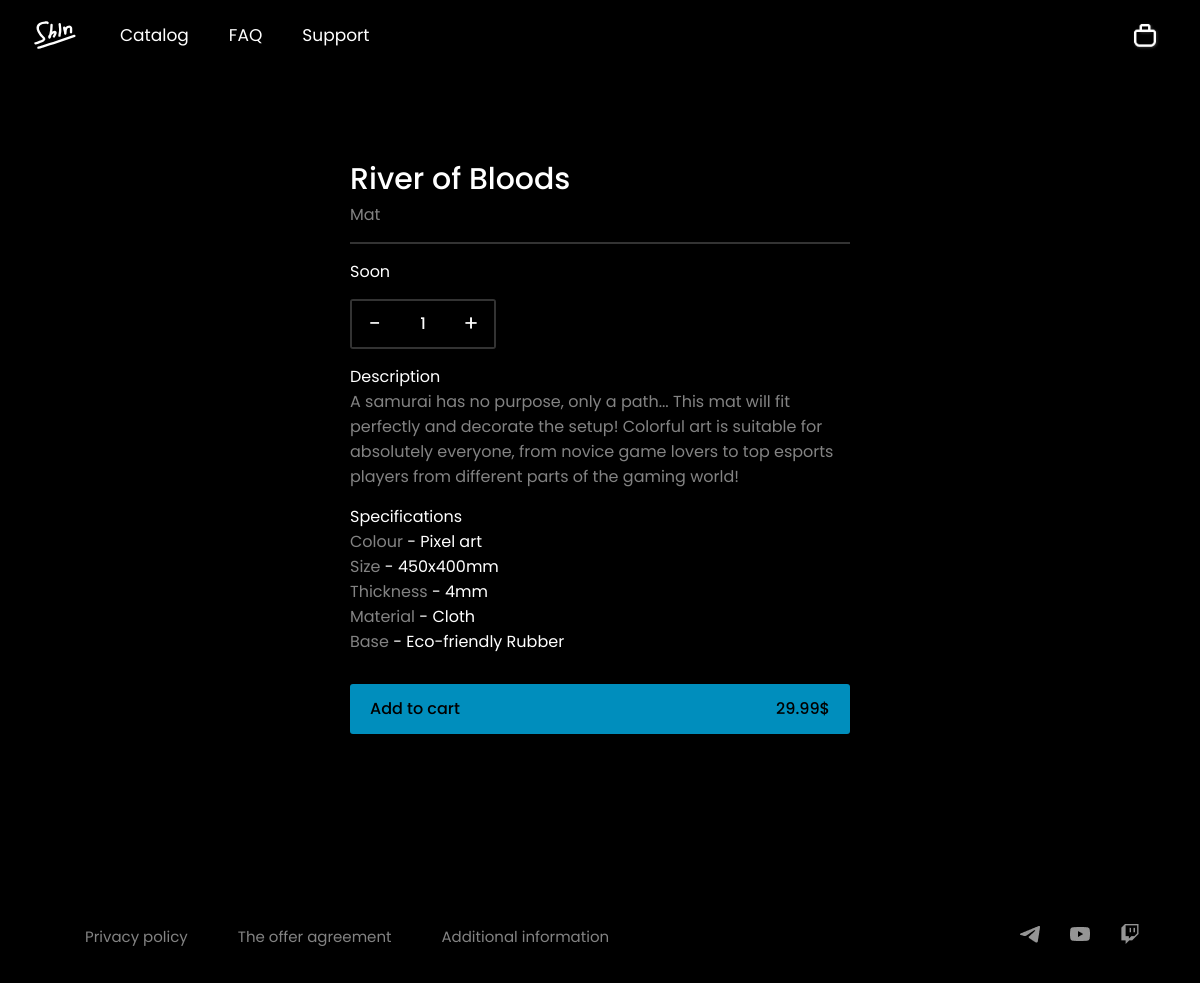
The app's page /product/River of Bloods with its own data.
### website/models.py (models this page shows)
class Tovar(db.Model):
    __tablename__ = 'tovar'
    id = db.Column(db.Integer, primary_key=True)
    type = db.Column(db.String(20), nullable=False)
    name = db.Column(db.String(150), unique=True)
    count = db.Column(db.Integer)
    cost = db.Column(db.Float)
    status = db.Column(db.String(20))
    color = db.Column(db.String(30))
    size = db.Column(db.String(20))
    thickness = db.Column(db.String(20))
    material = db.Column(db.String(20))
    base = db.Column(db.String(20))
    info = db.Column(db.String(500))
    img_name = db.Column(db.String(500), unique=True)
    height = db.Column(db.String(50))
    width = db.Column(db.String(50))
    depth = db.Column(db.String(50))
    upper_material = db.Column(db.String(50))
    ining_material = db.Column(db.String(50))
    back_straps = db.Column(db.String(50))
    zipper = db.Column(db.String(50))
    fastexes_buckles = db.Column(db.String(50))
    orders = db.relationship('Order', backref='tovar', lazy=True, cascade="all, delete-orphan")

### website/views.py (the view)
@views.route('/product/<name>')
def product(name):
    total_quantity = get_items_cart()
    tovar = Tovar.query.filter_by(name=name).first()
    if tovar is None:
        return render_template('error.html'), 404
    return render_template('product.html',
                        tovar=tovar,
                        total_quantity = total_quantity)

### website/views.py (called while the page is built)
def get_items_cart():
    total_quantity = session.get('total_quantity', 0)
    return total_quantity

### website/templates/product.html (shortened to what this page needs)
{% extends "base.html" %} {% block title %}shln {{tovar.name}}{% endblock %} {%
block content %}
<div class="product_page">
  <div class="product_main_contener">
    <div class="img_product_cont">
      <div class="thumbnailIMG_prod">
      </div>
    </div>
    <div class="cont_info_prodyct">
      <div class="product_name_text">{{ tovar.name }}</div>
      <div class="type_of_prod_text">{{ tovar.type }}</div>
      <hr style="margin: 10px 0" />
      {%if tovar.status == 'Soon' or tovar.status == 'Sold'%}
      <div class="quantity_of_product_text">{{ tovar.status }}</div>
      {%else%}
      <div class="quantity_of_product_text">
        Quantity (in stock: {{ tovar.count }})
      </div>
      {%endif%}
      <div class="cont_quant_but">
        <button onclick="minus()">-</button>
        <input id="myNumber" type="text" value="1" disabled />
        <button onclick="plus()">+</button>
      </div>
      <div class="description_prod_text_name">Description</div>
      <div class="description_prod_text">{{ tovar.info }}</div>
      <div class="specifications_prod_text_name">Specifications</div>
      <div class="product_features">
        <div><span>Colour</span> - {{ tovar.color }}</div>
        {%if tovar.type == 'Mat'%}
        <div><span>Size</span> - {{ tovar.size }}</div>
        <div><span>Thickness</span> - {{ tovar.thickness }}</div>
        <div><span>Material</span> - {{ tovar.material }}</div>
        <div><span>Base</span> - {{ tovar.base }}</div>
        {%endif%}
      </div>
      <form action="/add_to_cart" method="post">
        {%if tovar.status == 'Soon' or tovar.status == 'Sold'%}
        <button class="add_tocart_but" type="submit" disabled>
          <a>Add to cart</a>
          <a id="total_cost">{{ tovar.cost }}$</a>
        </button>
        {%else%}
        <button class="add_tocart_but" type="submit">
          <a>Add to cart</a>
          <a id="total_cost">{{ tovar.cost }}$</a>
        </button>
        {%endif%}
      </form>
    </div>
  </div>
</div>
{% endblock %}

### website/static/css/base.css (style rules this page uses)
* { margin: 0; padding: 0; font-family: Poppins, sans-serif; }
html { margin: 0; color:white; width: 100%; height: 100%; }
body { display: flex; flex-direction: column; min-height: 100vh; background-color: black; font-family: Poppins, sans-serif; color: white; opacity: 0; transition: opacity 0.2s ease; }
body.loaded { opacity: 1; }
hr { border: none; color: #333333; background-color: #333333; height: 2px; width: 100%; }
input[type="text"], input[type="password"], input[type="email"]:focus { outline: none; background-color: black; color: white; }
.product_page { min-height: calc(100vh - 70px); height: 100%; margin-top: 70px; display: flex; flex-direction: column; }
.product_main_contener { margin: auto; display: flex; flex-direction: row; max-width: 1200px; height: 100%; }
.img_product_cont { display: flex; flex-direction: column; width: 600px; height: auto; padding-top: 30px; }
.thumbnailIMG_prod { margin: 0; padding: 0; display: flex; flex-direction: row; }
.cont_info_prodyct { padding: 20px 40px; width: 500px; height: 100%; display: flex; flex-direction: column; }
.product_name_text { font-size: 30px; font-weight: 500; }
.type_of_prod_text { padding-bottom: 5px; color: rgb(131, 131, 131); }
.quantity_of_product_text { padding: 5px 0 0 0; }
.cont_quant_but { display: flex; flex-direction: row; border: none; border: 2px solid #333333; width:fit-content; margin: 0; padding: 0; margin: 15px 0; border-radius: 3px; }
.cont_quant_but button { background-color: black; color: white; border: none; font-size: 22px; font-weight: 400; width: 46px; height: 46px; transition: color 0.3 ease; cursor: pointer; }
#myNumber { background-color: black; color: white; border-radius: 0; border: none; font-size: 16px; font-weight: 500; width: 50px; height: 46px; text-align: center; }
.description_prod_text_name { padding: 0; }
.description_prod_text { color: rgb(131, 131, 131); padding-bottom: 15px; }
.specifications_prod_text_name { padding: 0; }
.product_features { font: 16px; display: flex; flex-direction: column; color: white; }
.product_features span { color: rgb(131, 131, 131); }
.add_tocart_but { display: flex; align-items: center; justify-content: space-between; width: 100%; height: 50px; padding: 20px; text-align: center; margin-top: 30px; font-weight: 500; font-size: 16px; border-radius: 3px; background-color: #28cbff; border: none; color: rgb(0, 0, 0); }
.add_tocart_but:disabled, .add_tocart_but[disabled] { background-color: #008ebd; cursor: wait; }
@media (max-width: 1200px) { .product_main_contener { display: flex; flex-direction: column; height: 100%; } }
@media (max-width: 1200px) { .product_page { margin-top: 60px; } }
@media (max-width: 1200px) { .img_product_cont { margin: 0 auto; width: 500px; height: auto; } }
@media (max-width: 1200px) { .thumbnailIMG_prod { max-width: 500px; overflow-x: auto; white-space: nowrap; justify-content: flex-start; flex-wrap: nowrap; } }

### records on screen
Tovar: name "River of Bloods", type "Mat", status "Soon", info "A samurai has no purpose, only a path... This mat will fit perfectly and decorate the setup! Colorful art is suitable for absolutely everyone, from novice game lovers to top esports players from different parts of the gaming world!", color "Pixel art", size "450x400mm", thickness "4mm", material "Cloth", base "Eco-friendly Rubber", cost "29.99"
